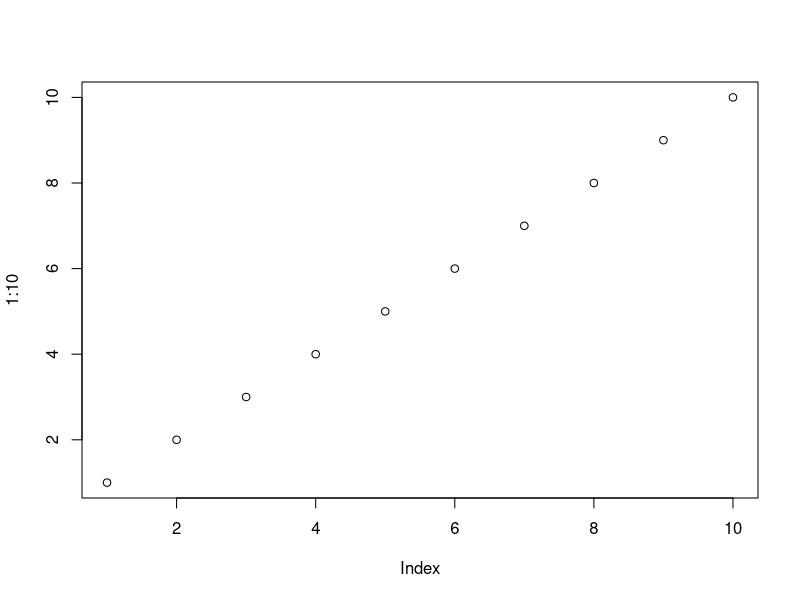

Source code (R):
## ---- chunk 1
plot(1:10)
